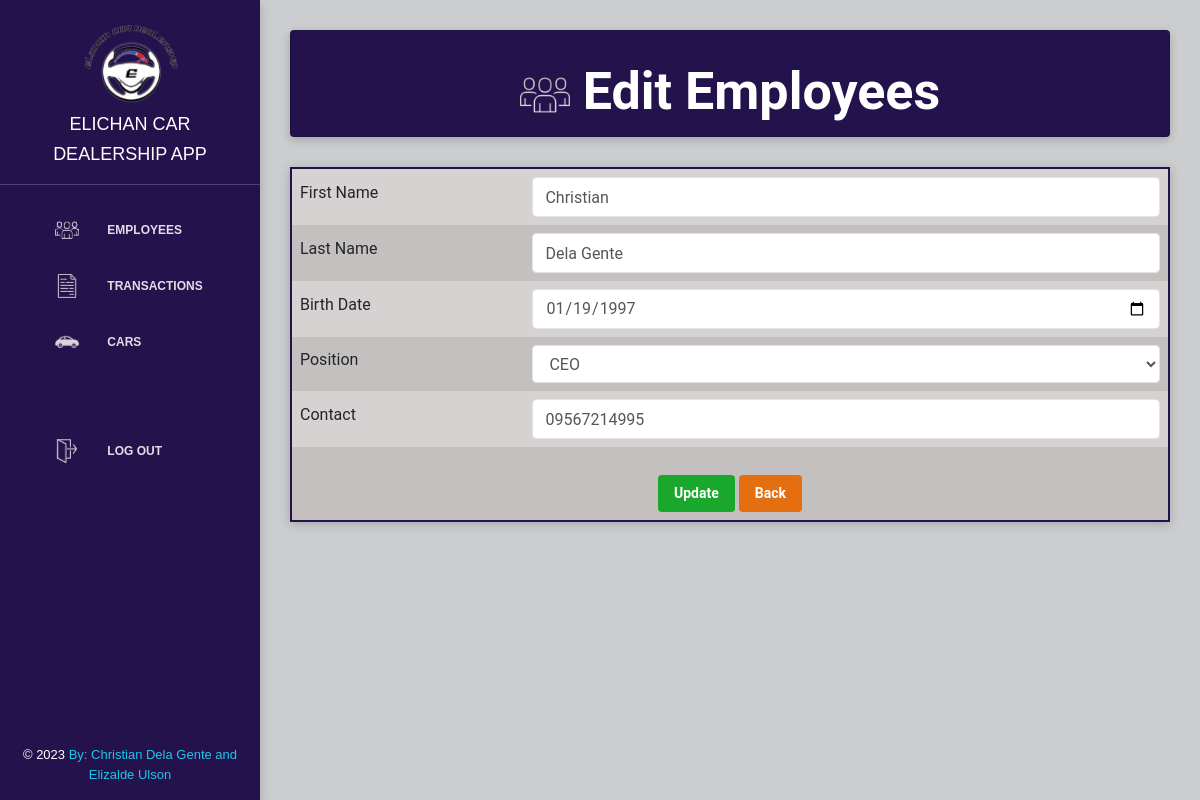
Page /employee-edit.php?id=1 on the committed database.
### tables this page shows
CREATE TABLE `employee` (
  `e_id` int NOT NULL AUTO_INCREMENT,
  `fname` varchar(45) NOT NULL,
  `lname` varchar(45) NOT NULL,
  `birthdate` date NOT NULL,
  `p_id` int NOT NULL,
  `contact` varchar(13) NOT NULL,
  PRIMARY KEY (`e_id`),
  KEY `p_id_idx` (`p_id`),
  CONSTRAINT `p_id` FOREIGN KEY (`p_id`) REFERENCES `position` (`p_id`)
);

### employee-edit.php (the view, shortened to what this page needs)
<!DOCTYPE html>
<html lang="en">
<head>
    <link rel="stylesheet" href="https://maxcdn.bootstrapcdn.com/font-awesome/latest/css/font-awesome.min.css" />
    <link href="style/bootstrap.min.css" rel="stylesheet" />
    <link href="style/light-bootstrap-dashboard.css?v=2.0.0 " rel="stylesheet" />
    <link href="style/demo.css" rel="stylesheet" />
    <link href="style/style.css" rel="stylesheet" />
    <link href="style/tables-buttons.css" rel="stylesheet" />
</head>
<body>
    <?php include "sidebar.php" ?>
    <div class=main-panel>
        <div class="content">
            <div class="container-fluid">
                <div class="card strpied-tabled-with-hover">
                    <h1><img src='img/team-logo.png' height='50px' width='50px'> Edit Employees</h1>
                    <?php
require('config/db.php');
$id = $_GET['id'];
$query = "SELECT * FROM employee WHERE e_id='$id'";
$result = mysqli_query($db, $query);
if (mysqli_num_rows($result) > 0) {
    $row = mysqli_fetch_assoc($result);
} else {
    $error_msg = 'No data found for this employee!';
    exit;
}
?>
                </div>
                    <form method="POST" action="<?php $_SERVER['PHP_SELF'] ?>">
                        <table>
                            <tr>
                                <td><label>First Name</label></td>
                                <td><input name="fname" type="text" class="form-control" value="<?php echo $row['fname'] ?>" required></td>
                            </tr>
                            <tr>
                                <td><label>Last Name</label></td>
                                <td><input name="lname" type="text" class="form-control" value="<?php echo $row['lname'] ?>" required></td>
                            </tr>
                            <tr>
                                <td><label>Birth Date</label></td>
                                <td><input name="birthdate" type="date" class="form-control" value="<?php echo $row['birthdate'] ?>" required></td>
                            </tr>
                            <tr>
                                <td><label>Position</label></td>
                                <td>
                                    <select name="p_id" class="form-control" required>
                                        <?php
                                        $query = "SELECT * FROM position";
                                        $result = mysqli_query($db, $query);
                                        while ($pos_row = mysqli_fetch_assoc($result)) {
                                            if ($pos_row['p_id'] == $row['p_id']) {
                                                echo "<option value='" . $pos_row['p_id'] . "' selected>" . $pos_row['position_type'] . "</option>";
                                            } else {
                                                echo "<option value='" . $pos_row['p_id'] . "'>" . $pos_row['position_type'] . "</option>";
                                            }
                                        }
                                        ?>
                                    </select>
                                </td>
                            </tr>
                            <tr>
                                <td><label>Contact</label></td>
                                <td><input name="contact" type="number" class="form-control" value="<?php echo $row['contact'] ?>" required></td>
                            </tr>
                            <tr>
                                <td colspan="2" class="save">
                                    <div class="row">
                                        <div class="col-12 text-center">
                                            <button type="submit" name="update" value="update" class="save-button" style="margin-top: 10px;">Update</button>
                                            <button type="button" value="submit" class="back-button" style="margin-top: 20px;" onclick="location.href='employee.php'">Back</button>
                                        </div>
                                    </div>
                                </td>
                            </tr>
                        </table>
                    </form>
                </div>
            </div>
        </div>
</body>
</html>

### style/style.css (style rules this page uses)
div.card.strpied-tabled-with-hover { box-shadow: 0px 3px 10px rgba(0, 0, 0, 0.2); }

### style/tables-buttons.css (style rules this page uses)
.content, body { background-color: #cbcdcf; }
table { border-collapse: collapse; width: 100%; max-width: 1000px; margin: 0 auto; border: solid; border-color: rgb(35, 18, 75); border-width: 2px; box-shadow: 0px 2px 10px rgba(0, 0, 0, 0.2); }
th, td { text-align: left; padding: 8px; }
tr:nth-child(odd) { background-color: #d6d2d2; }
tr:nth-child(even) { background-color: #c4c0c0; }
h1 { font-weight: bold; text-align: center; margin-top: 32px; margin-bottom: 16px; color: white; }
.card.strpied-tabled-with-hover { background-color: rgb(35, 18, 75); }
button, .submit { display: inline-block; padding: 8px 16px; font-size: 14px; font-weight: bold; text-align: center; text-decoration: none; background-color: #007bff; color: #fff; border: none; border-radius: 4px; cursor: pointer; transition: 0.15s; }
.back-button { background-color: #e46f10; }
.save-button { background-color: #19a72c; }

### rows in the picture
employee: fname "Christian", lname "Dela Gente", birthdate "01/19/1997", contact "09567214995"

### other values in the picture
form field p_id "CEO"
